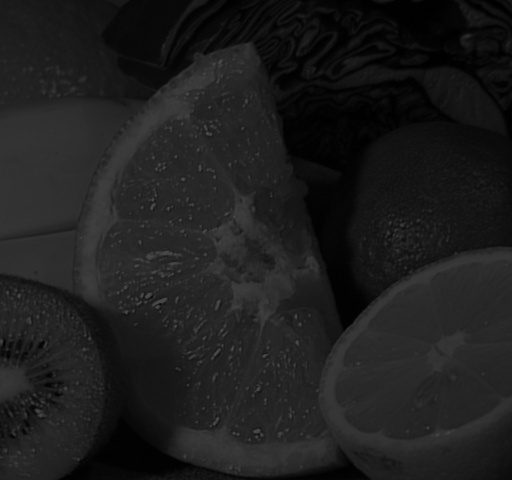
#> input picture week2/fruits_div3.jpg, 512 x 480 px
$ python my_histogram.py
#> lines starting #> are read from the running program, lines starting #| are printed output that depends on the picture
import numpy as np
import cv2
import matplotlib.pyplot as plt

def my_calcHist(src):
    h, w = src.shape[:2] #src를 2차원 배열로 만들고 행,열값 h, w에 저장
    hist = np.zeros((256,), dtype=int) #maxgraylevel만큼 0으로 채운 배열
    for row in range(h):
        for col in range(w):
            intensity = src[row, col] #좌표마다 픽셀을 intensity에 저장
            hist[intensity] += 1 #픽셀값에 해당하는 index에 +1
    ###############################
    # TODO                        #
    # my_calcHist완성             #
    # src : input image           #
    # hist : src의 히스토그램      #
    ###############################
    return hist

def my_normalize_hist(hist, pixel_num):
    normalized_hist = np.zeros((len(hist),)) #hist만큼 길이의 0으로 채운 1차원 배열 생성
    for i in range(len(hist)):
        normalized_hist[i] = hist[i] / pixel_num #히스토그램값을 총 픽셀수로 나눠서 배열에 저장
    ########################################################
    # TODO                                                 #
    # my_normalize_hist완성                                #
    # hist : 히스토그램                                     #
    # pixel_num : image의 전체 픽셀 수                      #
    # normalized_hist : 히스토그램값을 총 픽셀수로 나눔      #
    ########################################################
    return normalized_hist


def my_PDF2CDF(pdf):
    cdf = np.zeros((len(pdf),))
    cdf[0] = pdf[0]
    for i in range(1, len(pdf)):
        cdf[i] = cdf[i - 1] + pdf[i] #반복문으로 누적합을 구함
    ########################################################
    # TODO                                                 #
    # my_PDF2CDF완성                                       #
    # pdf : normalized_hist                                #
    # cdf : pdf의 누적                                     #
    ########################################################
    return cdf


def my_denormalize(normalized, gray_level):
    denormalized = np.zeros((len(normalized),))
    for i in range(len(normalized)):
        denormalized[i] = gray_level * normalized[i] #normalized와 gray_level을 곱함
    ########################################################
    # TODO                                                 #
    # my_denormalize완성                                   #
    # normalized : 누적된pdf값(cdf)                        #
    # gray_level : max_gray_level                          #
    # denormalized : normalized와 gray_level을 곱함        #
    ########################################################
    return denormalized


def my_calcHist_equalization(denormalized, hist):
    hist_equal = np.zeros((len(denormalized),))

    for i in range(len(denormalized)):
        for j in range(len(denormalized)):
            if denormalized[j] == i : #demormalized 값과  0부터의 값이 같으면
                hist_equal[i] += hist[j] #같은 값에 해당하는 인덱스에 histogram 값을 더해줌

    ###################################################################
    # TODO                                                            #
    # my_calcHist_equalization완성                                    #
    # denormalized : output gray_level(정수값으로 변경된 gray_level)   #
    # hist : 히스토그램                                                #
    # hist_equal : equalization된 히스토그램                           #
    ####################################################################
    return hist_equal


def my_equal_img(src, output_gray_level):
    h, w = src.shape[:2]  # src를 2차원 배열로 만들고 행,열값 h, w에 저장
    dst = np.zeros((h,w), dtype=np.uint8)  # src와 같은 크기인 0의 배열 생성
    for row in range(h):
        for col in range(w):
            intensity = src[row, col]  # 좌표마다 픽셀을 intensity에 저장
            if src[row, col] != output_gray_level[intensity]:
                dst[row, col] = output_gray_level[intensity]  # 픽셀값에 해당하는 index에 +1
    ###################################################################
    # TODO                                                            #
    # my_equal_img완성                                                #
    # src : input image                                               #
    # output_gray_level : denormalized(정수값으로 변경된 gray_level)   #
    # dst : equalization된 결과 이미지                                 #
    ####################################################################
    return dst

#input_image의  equalization된 histogram & image 를 return
def my_hist_equal(src):
    (h, w) = src.shape
    max_gray_level = 255
    histogram = my_calcHist(src)
    normalized_histogram = my_normalize_hist(histogram, h * w)
    normalized_output = my_PDF2CDF(normalized_histogram) #여기부터 이상
    denormalized_output = my_denormalize(normalized_output, max_gray_level)
    output_gray_level = denormalized_output.astype(int)
    hist_equal = my_calcHist_equalization(output_gray_level, histogram)

    # show mapping function
    ###################################################################
    # TODO                                                            #
    # plt.plot(???, ???)완성                                           #
    # plt.plot(y축, x축)                                               #
    ###################################################################
    input_gray_level = np.zeros((len(output_gray_level),))
    for i in range(len(output_gray_level)) :
        input_gray_level[i] = i #input_gray_level을 0부터 255까지 채움
    plt.plot(input_gray_level, output_gray_level)
    plt.title('mapping function')
    plt.xlabel('input intensity')
    plt.ylabel('output intensity')
    plt.show()

    ### dst : equalization 결과 image
    dst = my_equal_img(src, output_gray_level)

    return dst, hist_equal

if __name__ == '__main__':
    src = cv2.imread('fruits_div3.jpg', cv2.IMREAD_GRAYSCALE)
#> src is the input picture: shape (480, 512); min 0, max 81, mean 29.6
    hist = my_calcHist(src)
#> after the loop in my_calcHist, `for row in range(h):`: hist = 256 values, max 8440 at index 37, min 0 at index 82, mean 960
    dst, hist_equal = my_hist_equal(src)
#> in my_hist_equal, `histogram = my_calcHist(src)`: histogram has the same summary as hist in my_calcHist
#> in my_normalize_hist, `normalized_hist = np.zeros((len(hist),))`: normalized_hist = 256 values from 0 to 0
#> after the loop in my_normalize_hist, `for i in range(len(hist)):`: normalized_hist = 256 values, max 0.0343 at index 37, min 0 at index 82, mean 0.00391
#> in my_hist_equal, `normalized_histogram = my_normalize_hist(histogram, h * w)`: normalized_histogram has the same summary as normalized_hist in my_normalize_hist
#> in my_PDF2CDF, `cdf = np.zeros((len(pdf),))`: cdf = 256 values from 0 to 0
#> after the loop in my_PDF2CDF, `for i in range(1, len(pdf)):`: cdf = 256 values from 0.00305 to 1
#> in my_denormalize, `denormalized = np.zeros((len(normalized),))`: denormalized = 256 values from 0 to 0
#> after the loop in my_denormalize, `for i in range(len(normalized)):`: denormalized = 256 values from 0.778 to 255
#> in my_hist_equal, `output_gray_level = denormalized_output.astype(int)`: output_gray_level = 256 values from 0 to 255
#> in my_calcHist_equalization, `hist_equal = np.zeros((len(denormalized),))`: hist_equal = 256 values from 0 to 0
#> after the loop in my_calcHist_equalization, `for i in range(len(denormalized)):`: hist_equal = 256 values, max 8440 at index 162, min 0 at index 1, mean 960
#> in my_hist_equal, `input_gray_level = np.zeros((len(output_gray_level),))`: input_gray_level = 256 values from 0 to 0
#> after the loop in my_hist_equal, `for i in range(len(output_gray_level)) :`: input_gray_level = 256 values from 0 to 255
#> in my_hist_equal, `plt.show()`:
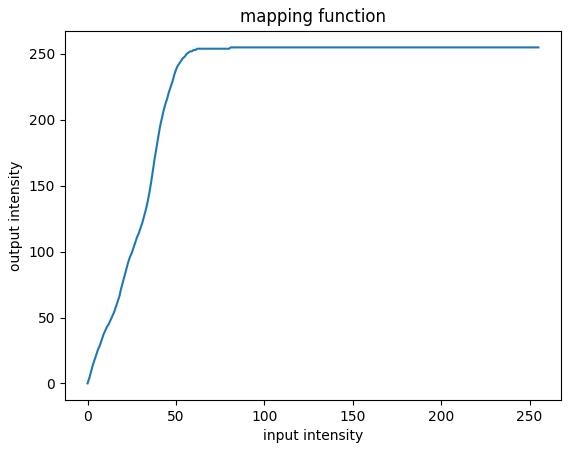
#> figure drawn by matplotlib, 1 panel; curve peaks at x = 81, y = 255
#> after the loop in my_equal_img, `for row in range(h):`:
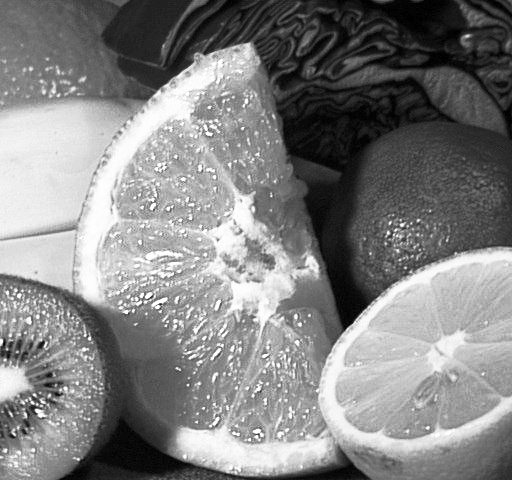
#> dst: shape (480, 512); min 0, max 255, mean 129.5

    plt.figure(figsize=(8, 5))
    cv2.imshow('original', src)
    binX = np.arange(len(hist))
#> binX = 256 values from 0 to 255
    plt.title('my histogram')
    plt.bar(binX, hist, width=0.5, color='g')
    plt.show()
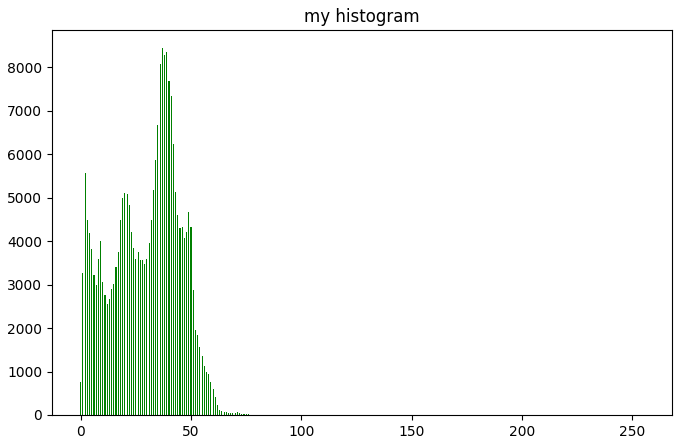
#> figure drawn by matplotlib, 1 panel; tallest bar 8440 high, from x = 36.75 to 37.25

    plt.figure(figsize=(8, 5))
    cv2.imshow('equalization after image', dst)
    binX = np.arange(len(hist_equal))
    plt.title('my histogram equalization')
    plt.bar(binX, hist_equal, width=0.5, color='g')
    plt.show()
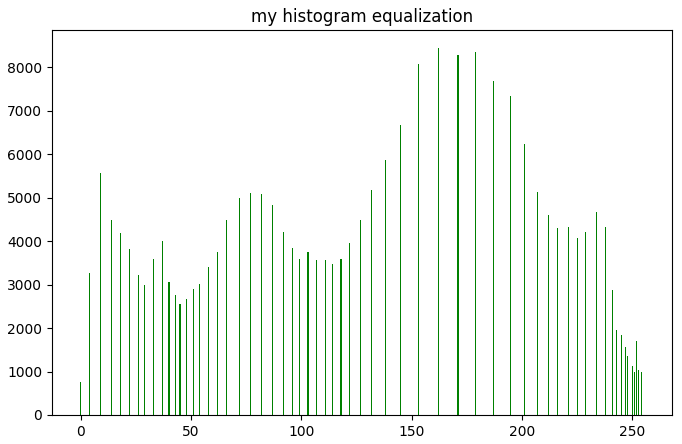
#> figure drawn by matplotlib, 1 panel; tallest bar 8440 high, from x = 161.8 to 162.2

    cv2.waitKey()
    cv2.destroyAllWindows()
